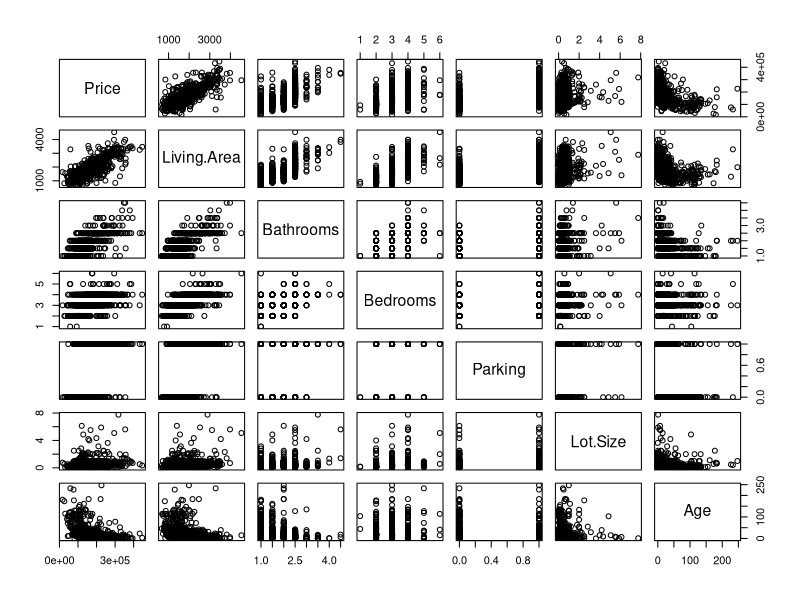
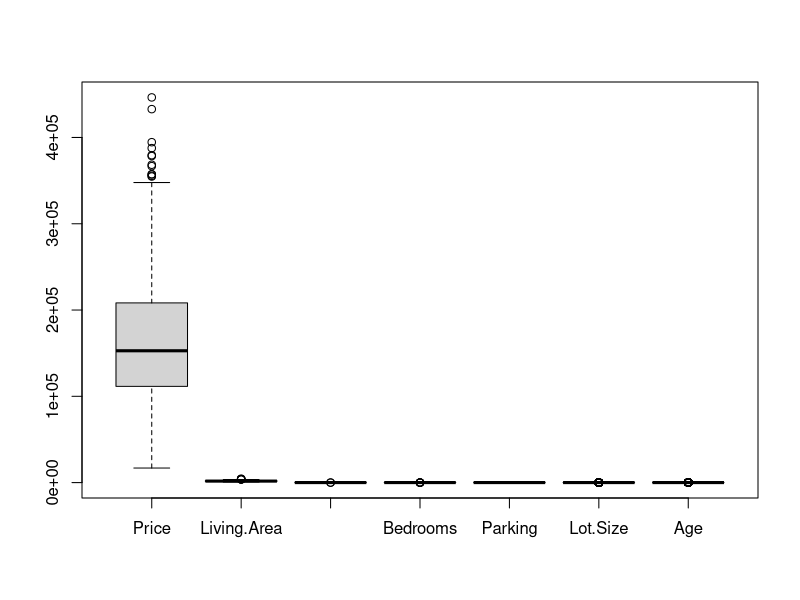
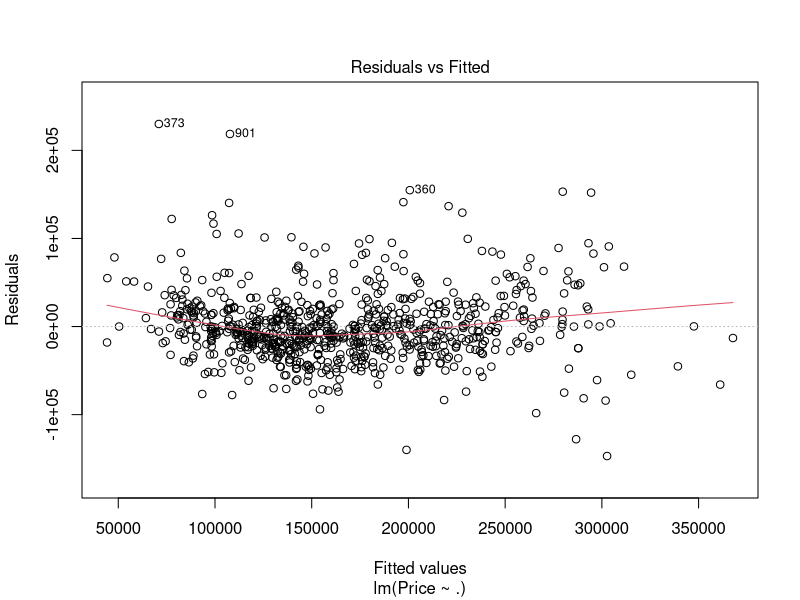
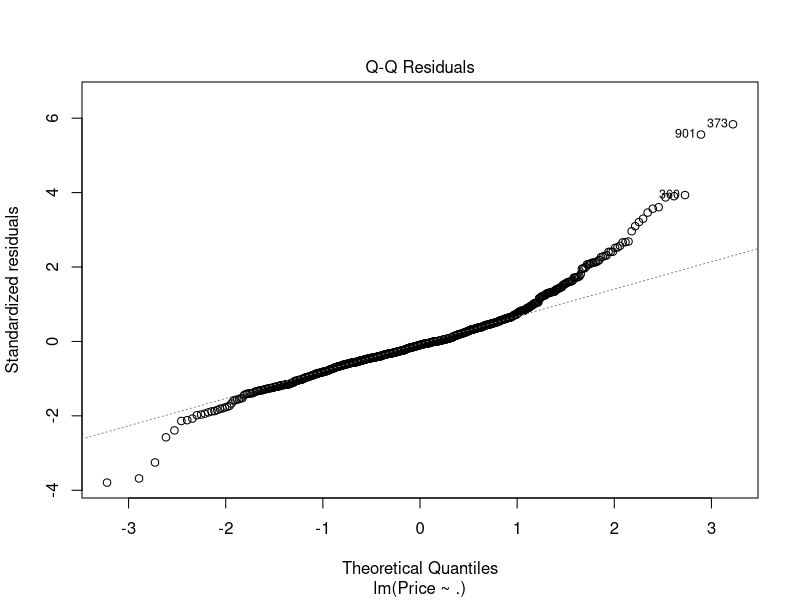
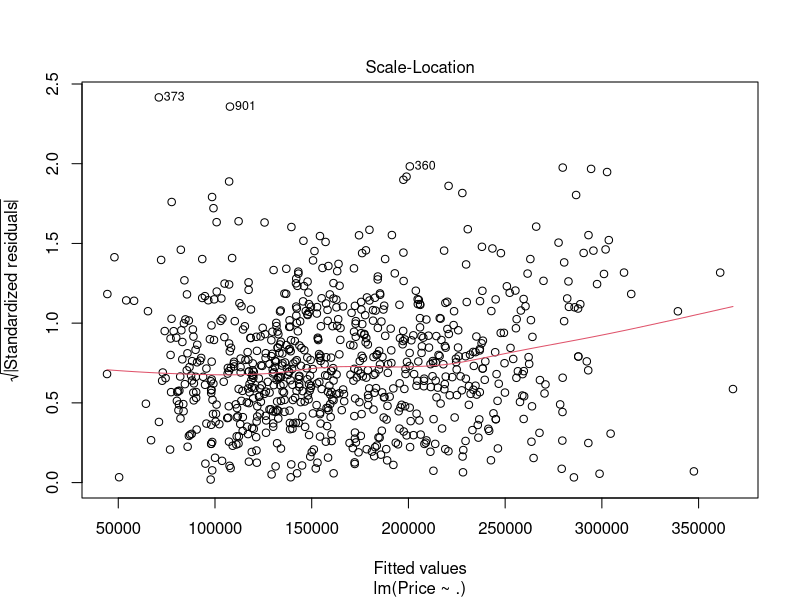
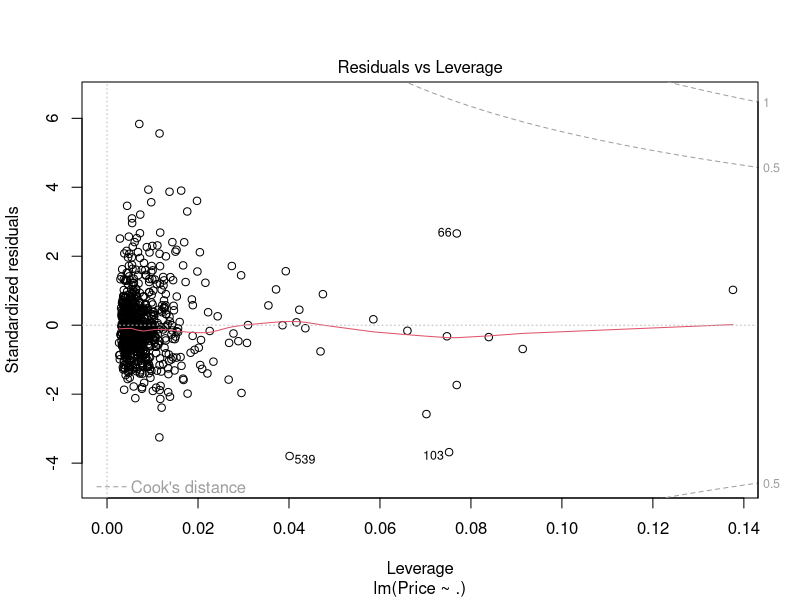

Generate these figures, in order, with R:
## ---- chunk 1
data <- read.csv("HousePrices.csv");str(data)
View(data)
## ---- chunk 2
require(caTools)
set.seed(101) 

sample = sample.split(data$Price, SplitRatio = .75)

train = subset(data, sample == TRUE)
test  = subset(data, sample == FALSE)

str(train)
#train <- scale(train)
#train <- as.data.frame(train)
## ---- chunk 3
plot(train)
boxplot(train)
## ---- chunk 4
lm1 <- lm(Price ~ Living.Area, data = train)
summary(lm1)

## ---- chunk 5
lm2 <- lm(Price~.,data=train)
summary(lm2)
plot(lm2)
## ---- chunk 6
library(leaps)

search <- regsubsets(Price~.,data = train)
sum <- summary(search)

# Show models
sum$which

# Show metrics
sum$rsq
sum$adjr2
sum$cp
## ---- chunk 7
lm.step <- step(lm2, direction = "both");summary(lm.step)
## ---- chunk 8
lm.step.pred <- predict(lm.step,test)
#accuracy(lm.step.pred, test$Price)
## ---- chunk 9
library(glmnet)

x <- as.matrix(train[,2:7])
y <- as.matrix(train[,1])
x.test <- as.matrix(test[,2:7])
y.test <- as.matrix(test[,1])

# fit model
fit <- glmnet(x, y, family="gaussian", alpha=0, lambda=0.001)

# summarize the fit
summary(fit)

# make predictions
ridge.pred <- predict(fit, x.test, type="link")

# summarize accuracy
#rmse(ridge.pred,y.test)
